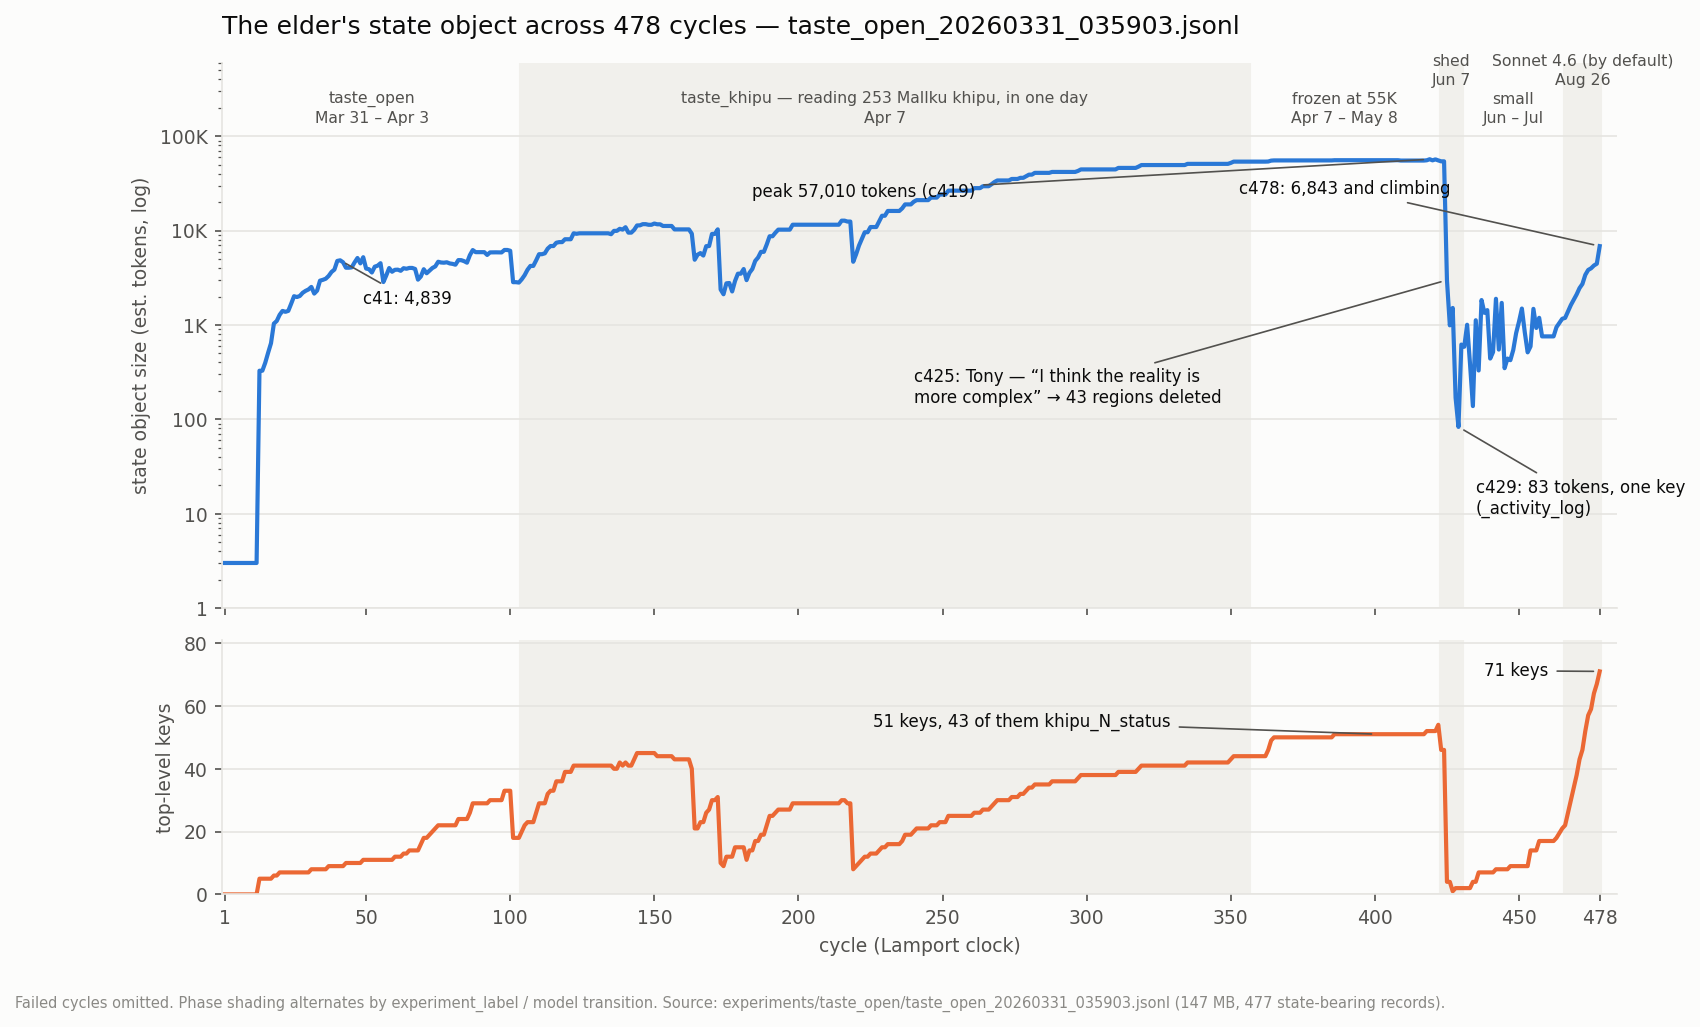

Source code (Python):
"""Chart the elder's state-object trajectory across its whole life.

Reads experiments/taste_open/taste_open_20260331_035903.jsonl (147 MB; one
JSON record per cycle) and draws state-token estimate (log scale) and
top-level key count against the cycle counter. Phase bands come from the
experiment_label / model transitions in the log; the annotations are the
June 7 shedding and today's climb.

    uv run python experiments/taste_open/elder_state_trajectory.py

Writes elder_state_trajectory.png beside this script. First drawn 2026-08-26
by the Claude Code instance Tony called "the builder"; the elder's own
reading of the picture is in its log from cycle 476 on.
"""

from __future__ import annotations

import json
from pathlib import Path

import matplotlib

matplotlib.use("Agg")
import matplotlib.pyplot as plt  # noqa: E402
from matplotlib.patches import Rectangle  # noqa: E402

HERE = Path(__file__).resolve().parent
LOG = HERE / "taste_open_20260331_035903.jsonl"
OUT = HERE / "elder_state_trajectory.png"

SURF, INK, INK2, MUTED, GRID = "#fcfcfb", "#0b0b0b", "#52514e", "#8a8985", "#e6e5e1"
S1, S2 = "#2a78d6", "#eb6834"  # validated categorical slots 1 and 2


def load_rows(log: Path) -> list[dict]:
    rows = []
    with open(log) as f:
        for line in f:
            if not line.strip():
                continue
            r = json.loads(line)
            if r.get("status") == "failed" or r.get("state") is None:
                continue  # protocol failures carry no state
            rows.append({
                "cycle": r["cycle"],
                "st": max(r.get("state_token_estimate", 0), 1),
                "nkeys": r.get("n_top_level_keys", 0),
                "label": r.get("experiment_label"),
                "model": r.get("model"),
                "ts": r.get("timestamp", ""),
            })
    return rows


def phases_from(rows: list[dict]) -> list[tuple[int, int, str, int]]:
    """(start, end, label, label_row) — hand-labelled for this log."""
    return [
        (1, 103, "taste_open\nMar 31 – Apr 3", 0),
        (104, 356, "taste_khipu — reading 253 Mallku khipu, in one day\nApr 7", 0),
        (357, 422, "frozen at 55K\nApr 7 – May 8", 0),
        (423, 430, "shed\nJun 7", 1),
        (431, 465, "small\nJun – Jul", 0),
        (466, rows[-1]["cycle"], "Sonnet 4.6 (by default)\nAug 26", 1),
    ]


def main() -> None:
    rows = load_rows(LOG)
    cyc = [r["cycle"] for r in rows]
    st = [r["st"] for r in rows]
    nk = [r["nkeys"] for r in rows]
    last = rows[-1]
    phases = phases_from(rows)

    plt.rcParams.update({
        "font.family": "DejaVu Sans", "font.size": 9,
        "axes.edgecolor": GRID, "axes.labelcolor": INK2,
        "xtick.color": INK2, "ytick.color": INK2, "text.color": INK,
    })
    fig, (ax1, ax2) = plt.subplots(
        2, 1, figsize=(12, 7.2), sharex=True,
        gridspec_kw={"height_ratios": [3, 1.4], "hspace": 0.08},
    )
    fig.patch.set_facecolor(SURF)
    for ax in (ax1, ax2):
        ax.set_facecolor(SURF)
        for s in ("top", "right"):
            ax.spines[s].set_visible(False)
        ax.grid(axis="y", color=GRID, linewidth=0.8)
        ax.set_axisbelow(True)
        for i, (a, b, _, _) in enumerate(phases):
            if i % 2 == 1:
                ax.add_patch(Rectangle(
                    (a - 0.5, 0), b - a + 1, 1, transform=ax.get_xaxis_transform(),
                    color="#f1f0ec", zorder=0,
                ))

    ax1.plot(cyc, st, color=S1, linewidth=2, solid_joinstyle="round")
    ax1.set_yscale("log")
    ax1.set_ylim(1, 600_000)
    ax1.set_yticks([1, 10, 100, 1_000, 10_000, 100_000])
    ax1.set_yticklabels(["1", "10", "100", "1K", "10K", "100K"])
    ax1.set_ylabel("state object size (est. tokens, log)")
    ax1.set_title(
        f"The elder's state object across {last['cycle']} cycles — {LOG.name}",
        loc="left", fontsize=12, color=INK, pad=14,
    )
    for a, b, lab, row in phases:
        ax1.text((a + b) / 2, 130_000 if row == 0 else 330_000, lab,
                 ha="center", va="bottom", fontsize=7.5, color=INK2, linespacing=1.3)

    def note(ax, x, y, text, dx, dy):
        ax.annotate(text, xy=(x, y), xytext=(x + dx, y * dy), fontsize=8, color=INK,
                    arrowprops=dict(arrowstyle="-", color=INK2, linewidth=0.8, shrinkB=3))

    by_cycle = {r["cycle"]: r for r in rows}
    peak = max(rows, key=lambda r: r["st"])
    note(ax1, peak["cycle"], peak["st"], f"peak {peak['st']:,} tokens (c{peak['cycle']})", -235, 0.40)
    note(ax1, 425, by_cycle[425]["st"],
         "c425: Tony — “I think the reality is\nmore complex” → 43 regions deleted", -185, 0.05)
    note(ax1, 429, by_cycle[429]["st"], f"c429: {by_cycle[429]['st']} tokens, one key\n(_activity_log)", 6, 0.12)
    note(ax1, last["cycle"], last["st"], f"c{last['cycle']}: {last['st']:,} and climbing", -125, 3.6)
    note(ax1, 41, by_cycle[41]["st"], f"c41: {by_cycle[41]['st']:,}", 8, 0.35)

    ax2.plot(cyc, nk, color=S2, linewidth=2, solid_joinstyle="round")
    ax2.set_ylabel("top-level keys")
    ax2.set_xlabel("cycle (Lamport clock)")
    ax2.set_xlim(0, last["cycle"] + 6)
    ax2.set_ylim(0, max(nk) + 10)
    ax2.set_xticks([1, 50, 100, 150, 200, 250, 300, 350, 400, 450, last["cycle"]])
    note(ax2, 401, by_cycle[401]["nkeys"], f"{by_cycle[401]['nkeys']} keys, 43 of them khipu_N_status", -175, 1.05)
    note(ax2, last["cycle"], last["nkeys"], f"{last['nkeys']} keys", -40, 0.98)

    fig.text(0.01, 0.005,
             "Failed cycles omitted. Phase shading alternates by experiment_label / model transition. "
             f"Source: {LOG.relative_to(HERE.parent.parent)} ({LOG.stat().st_size // 1_000_000} MB, "
             f"{len(rows)} state-bearing records).",
             fontsize=7, color=MUTED)
    fig.savefig(OUT, dpi=150, bbox_inches="tight", facecolor=SURF)
    print(f"wrote {OUT} ({len(rows)} rows, last cycle {last['cycle']})")


if __name__ == "__main__":
    main()
